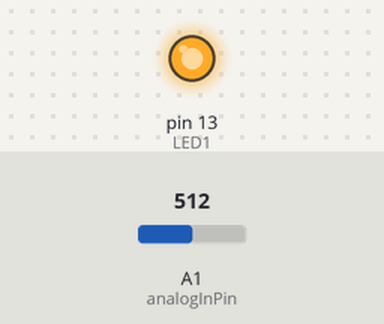
Bench run of a sketch on a simulated Teensy 3. Shown: output pins drawn as LEDs (lit = HIGH). The inputs (shaded band) are chosen by the test bench; at power-on: A1 (analogInPin) = 512. What the sketch prints to the serial monitor is not drawn.

Above: at 0.1 s.
At 1.1 s:
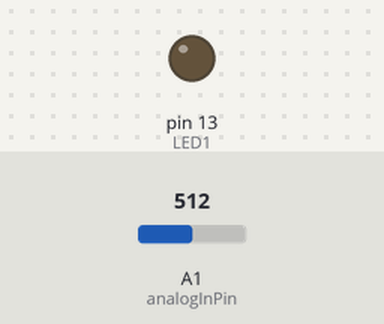
Timing chart, 0 to 2.6 s (numbered marks = the images above):
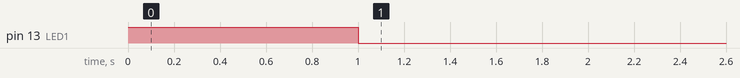

The sketch:

Teensy_ADC.ino
```cpp
// Analog input test for Teensy 3/4    Oct 4 2012 - Feb 2019 J.Beale

// Setup: https://picasaweb.google.com/109928236040342205185/Electronics#5795546092126071650

#define VREF (3.292)         // ADC reference voltage (= power supply)
#define VINPUT (1.2)       // ADC input voltage from NiCd AA battery
#define ADCMAX (4095)        // maximum possible reading from ADC
#define EXPECTED (ADCMAX*(VINPUT/VREF))     // expected ADC reading
#define SAMPLES (100000)      // how many samples to combine for pp, std.dev statistics
#define BITVOLTS (VREF/ADCMAX)

const int analogInPin = A1;  // Analog input is AIN1 (Teensy3 pin 14, next to LED)
const int LED1 = 13;         // output LED connected on Arduino digital pin 13

int sensorValue = 0;        // value read from the ADC input
long oldT;

void setup() {    // ==============================================================
  pinMode(LED1, OUTPUT);      // enable digital output for turning on LED indicator
  // analogReference(EXTERNAL);  // set analog reference to internal ref
  analogReadRes(12);          // set ADC resolution to this many bits
  analogReadAveraging(1);    // average this many readings

  Serial.begin(115200);       // baud rate is ignored with Teensy USB ACM i/o
  digitalWrite(LED1, HIGH);   delay(1000);  // LED on for 1 second
  digitalWrite(LED1, LOW);    delay(3000);  // wait in case serial monitor still opening

  Serial.println("# Teensy ADC test start: ");
} // ==== end setup() ===========

void loop() {  // ================================================================

  long datSum = 0;  // reset our accumulated sum of input values to zero
  int sMax = 0;
  int sMin = 65535;
  long n;            // count of how many readings so far
  double x, mean, delta, sumsq, m2, variance, stdev; // to calculate standard deviation

  oldT = millis();   // record start time in milliseconds

  sumsq = 0; // initialize running squared sum of differences
  n = 0;     // have not made any ADC readings yet
  mean = 0; // start off with running mean at zero
  m2 = 0;

  for (int i = 0; i < SAMPLES; i++) {
    x = analogRead(analogInPin);
    datSum += x;
    if (x > sMax) sMax = x;
    if (x < sMin) sMin = x;
    // from http://en.wikipedia.org/wiki/Algorithms_for_calculating_variance
    n++;
    delta = x - mean;
    mean += delta / n;
    m2 += (delta * (x - mean));
  }
  variance = m2 / (n - 1); // (n-1):Sample Variance  (n): Population Variance
  stdev = BITVOLTS*sqrt(variance);  // Calculate standard deviation

  Serial.print("# Samples/sec: ");
  long durT = millis() - oldT;
  float datAvg = BITVOLTS*(1.0 * datSum) / n;
  Serial.print((1000.0 * n / durT), 2);

  Serial.print(" Avg V: ");     Serial.print(datAvg, 2);
  Serial.print(" Offset: ");  Serial.print(datAvg - BITVOLTS*EXPECTED, 2);
  Serial.print(" P-P noise: ");  Serial.print(BITVOLTS*(sMax - sMin));
  Serial.print(" St.Dev: ");  Serial.print(stdev, 3);
  Serial.print(" T(deg.C): "); Serial.print(tempmonGetTemp(), 1);
  Serial.println();
} // end main()  =====================================================
```
